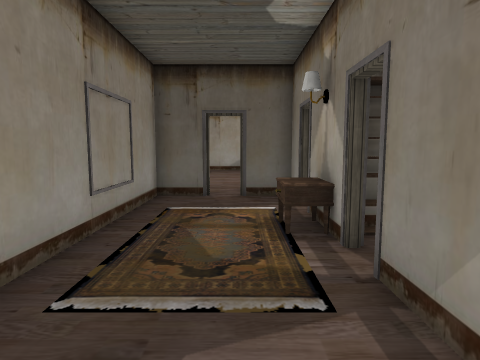
[1] (above)

15 first-person views from a walk through a 3-D level made in the Unity game engine. The camera is 1.5 m above the floor, tilts 6° down and sees 75° across. Doors are open. The floor is counted in squares, 1 m on a side. Each view is taken from the middle of a square. On the plan, view 1 faces up. The plan holds only what a view shows up to about 15 squares ahead; the rest is blank. The place goes on beyond the plan. The player character is not drawn. Some surface patterns are stand-ins.

[2]
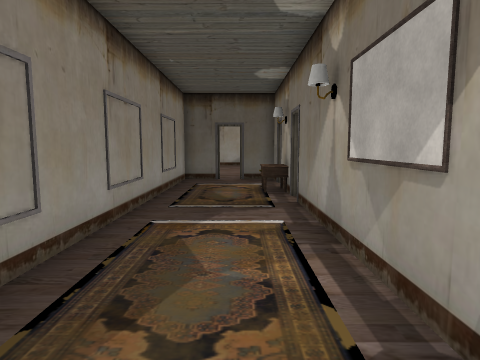

[3]
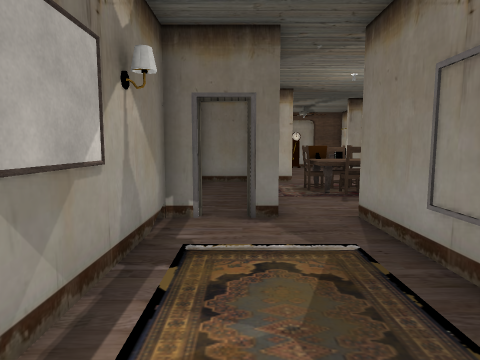

[4]
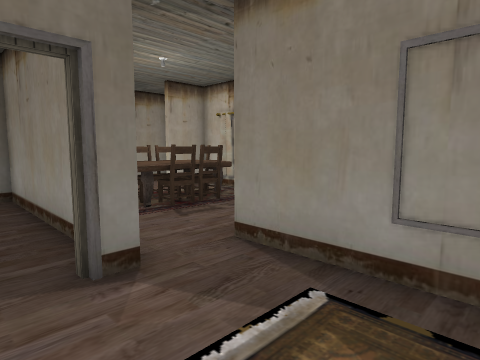

[5]
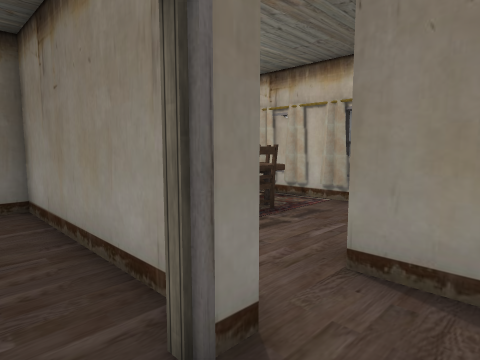

[6]
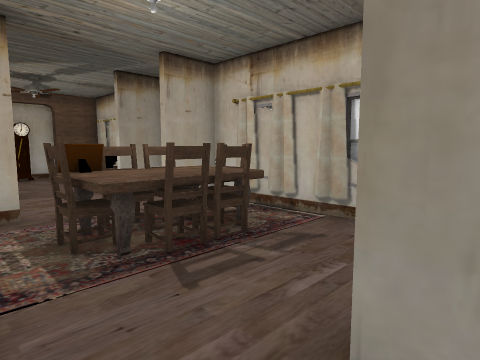

[7]
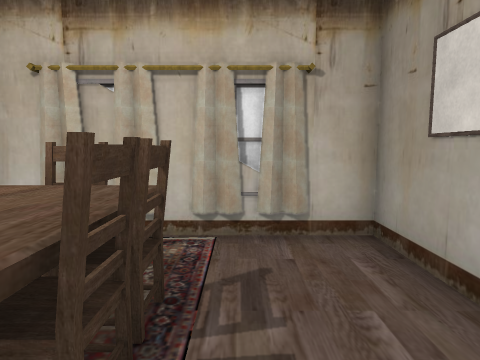

[8]
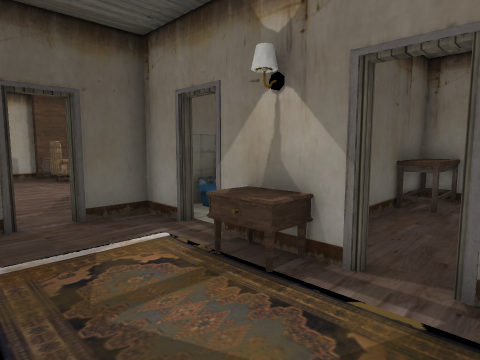

[9]
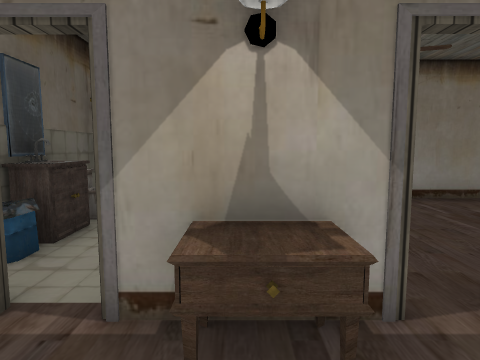

[10]
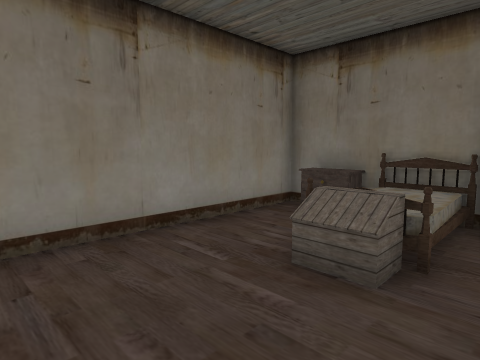

[11]
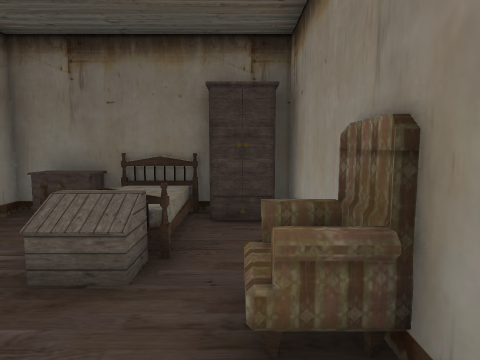

[12]
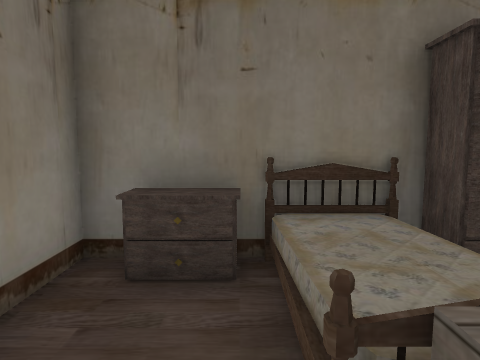

[13]
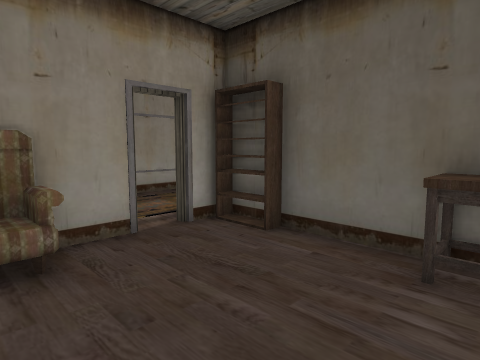

[14]
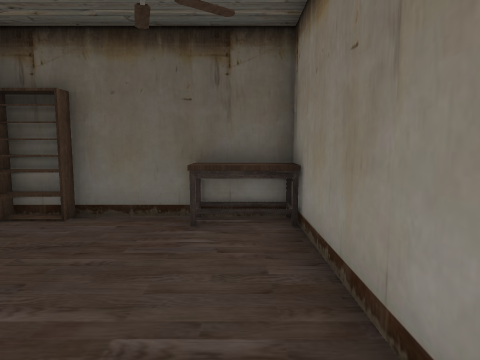

[15]
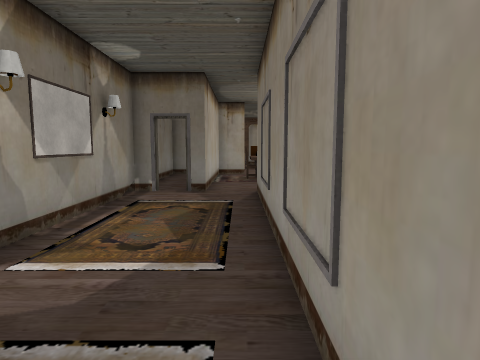

### Floor plan
Key: @ floor where view 1 was taken; # wall or solid block; . floor; D open door; = window, fence, low wall or low ledge; ^ raised ledge; L lamp; C chair; B bed.
Columns run from 7 left of view 1 to 8 right of it. Each row starts with its distance up from view 1.
 11       ..
 10     ##DD####^##
  9     #....#=##=
  8     #....D.
  7     #....D
  6     #...L#######
  5     #...^##..^^^
  4     #....D.....#
  3     #....#.....#
  2     #....#^....#
  1     #....#^.^..#
  0     #..@.#.BB..#
 -1     #....#.BB..#
 -2     #....##BBB=#
 -3     #....#D#B###
 -4     #....#
 -5     #....#
 -6 #####.#DD#
 -7 #.....#
 -8 #.....#
 -9 #.CCC.#
-10 #C^^^C#
-11 #.CC^=#
-12 ##   ##

Positions as (right, up) in squares from view 1, and headings:
1: (0, 0), facing up
2: (0, -5), facing up
3: (0, 1), facing down
4: (1, -2), facing down-left
5: (1, -4), facing down-left
6: (-1, -5), facing down-left
7: (-2, -8), facing left
8: (-2, 3), facing up-right
9: (-1, 6), facing right
10: (3, 4), facing down-right
11: (3, 4), facing down
12: (6, 1), facing down
13: (7, 1), facing up-left
14: (7, -1), facing up
15: (-2, 5), facing down
